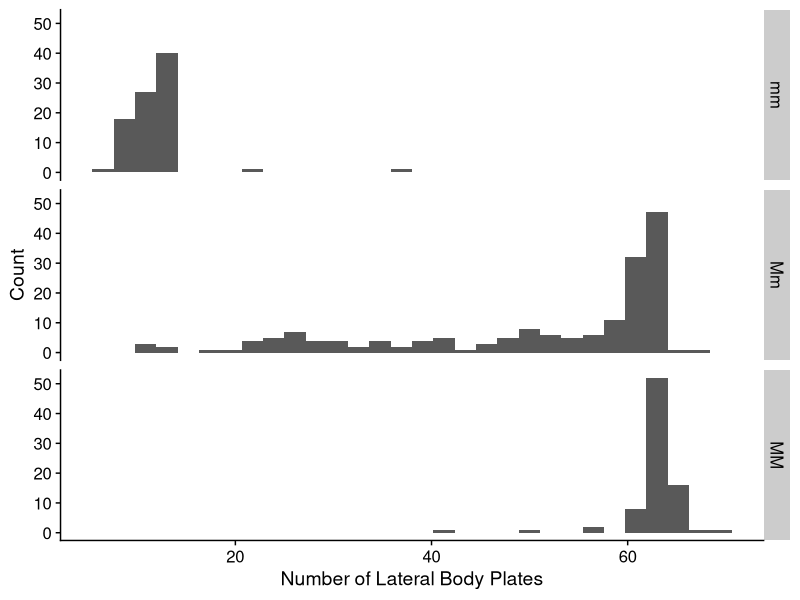
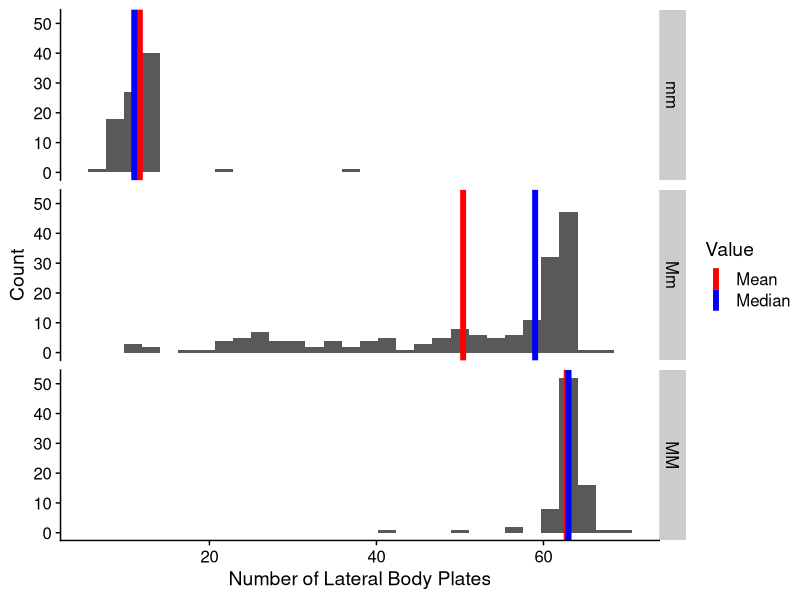
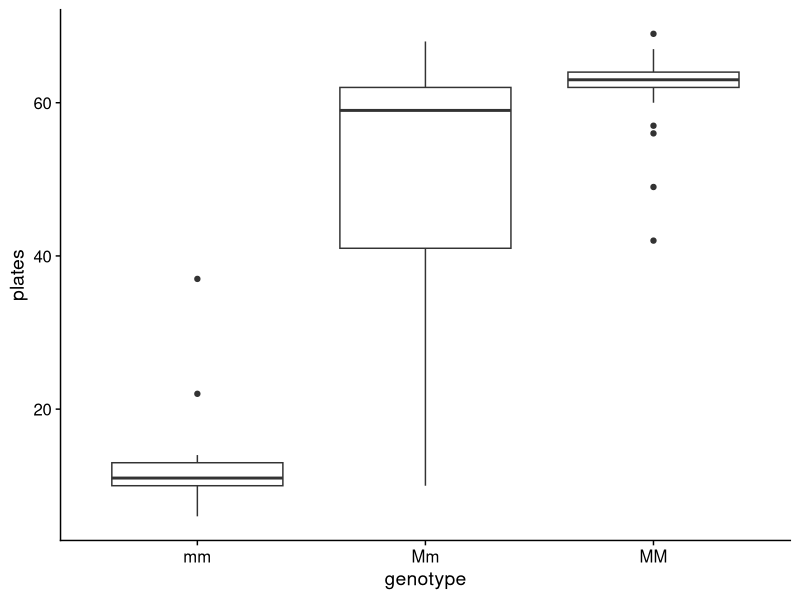
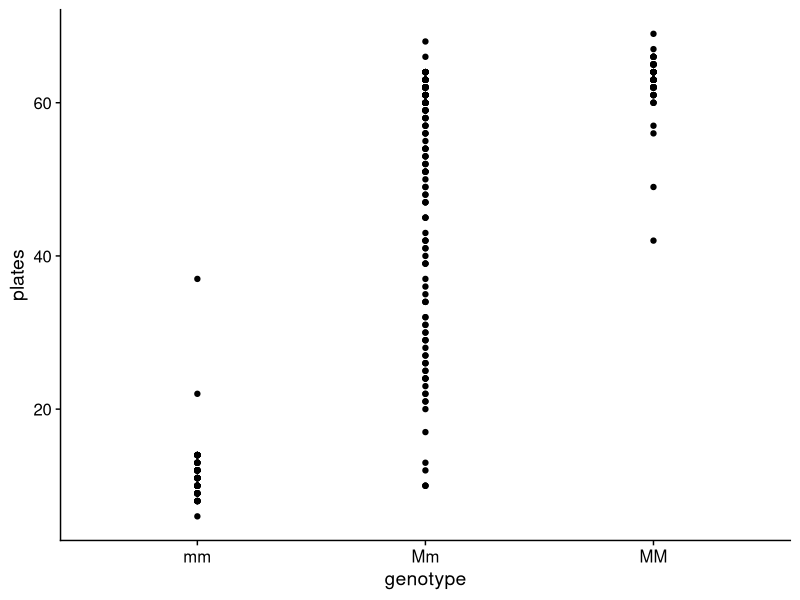
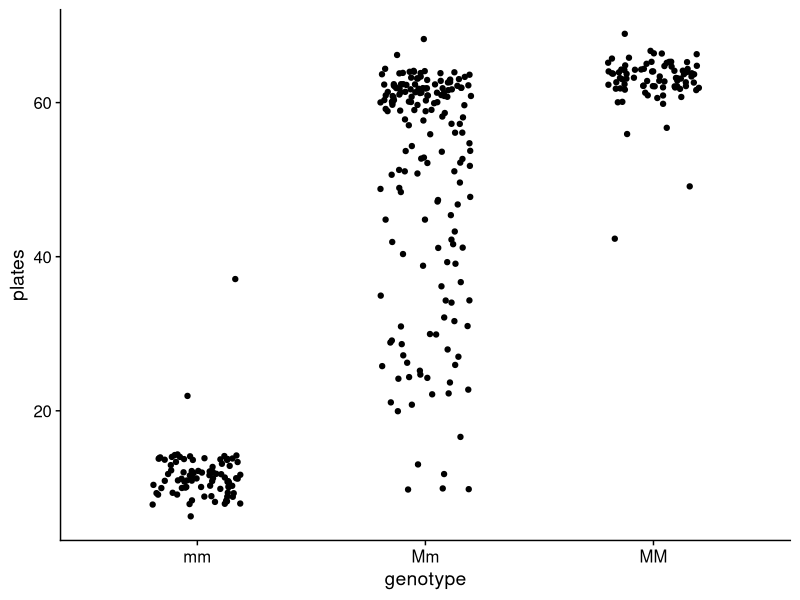

The R script that drew these images, in order:
## ---- chunk 1
library(tidyverse)
library(cowplot)
theme_set(theme_cowplot())
## ---- chunk 2
undulation_rate <- c(0.9, 1.2, 1.2, 1.3, 1.4, 1.4, 1.6, 2.0)
median(undulation_rate)
## ---- chunk 3
SticklebackPlates <- read_csv("../data/Stickleback_Plates.csv")
## ---- chunk 4
glimpse(SticklebackPlates)
## ---- chunk 5
ggplot(SticklebackPlates, aes(x = plates)) +
  geom_histogram(bins = 30) +
  facet_grid(genotype ~ .) +
  xlab("Number of Lateral Body Plates") +
  ylab("Count")
## ---- chunk 6
SticklebackPlates %>% group_by(genotype) %>% 
  summarize(mean_plate = mean(plates),
            median_plate = median(plates))
## ---- chunk 7
M <- SticklebackPlates %>% group_by(genotype) %>% 
  summarize(Mean = mean(plates),
            Median = median(plates)) %>% 
  gather(Value, x, -genotype)

ggplot(SticklebackPlates, aes(x = plates, group = genotype)) +
  geom_histogram(bins = 30) +
  geom_vline(data = M, aes(xintercept = x, color = Value),
             size = 2) +
  scale_color_manual(values = c("red", "blue")) +
  facet_grid(genotype ~ .) +
  xlab("Number of Lateral Body Plates") +
  ylab("Count")
## ---- chunk 8
xx <- rnorm(100000)
quantile(xx, 0.84)
quantile(xx, 0.975)
## ---- chunk 9
ggplot(SticklebackPlates, aes(x = genotype, y = plates)) +
  geom_boxplot()
## ---- chunk 10
ggplot(SticklebackPlates, aes(x = genotype, y = plates)) +
  geom_point()
## ---- chunk 11
ggplot(SticklebackPlates, aes(x = genotype, y = plates)) +
  geom_point(position = position_jitter(width = 0.2))
## ---- chunk 12
SEM <- function(x) {sd(x) / sqrt(length(x))}

SticklebackPlates %>% 
  group_by(genotype) %>% 
  summarise_all(SEM)
  
## ---- chunk 13

## ---- chunk 14
y_bar <- mean(undulation_rate)
se_y <- sd(undulation_rate) / sqrt(length(undulation_rate))
lower <- y_bar - 2 * se_y
upper <- y_bar + 2 * se_y
## ---- chunk 15
CV <- 100 * sd(undulation_rate) / mean(undulation_rate)
CV
